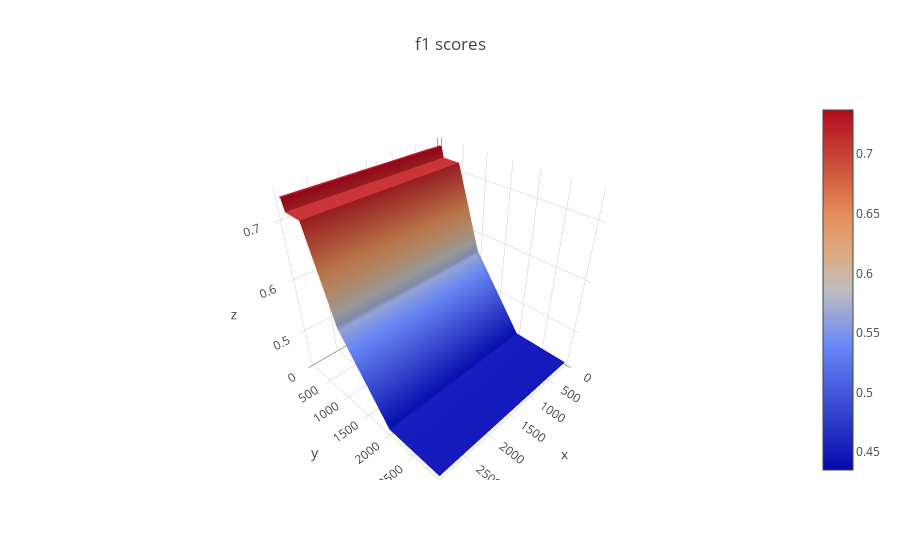
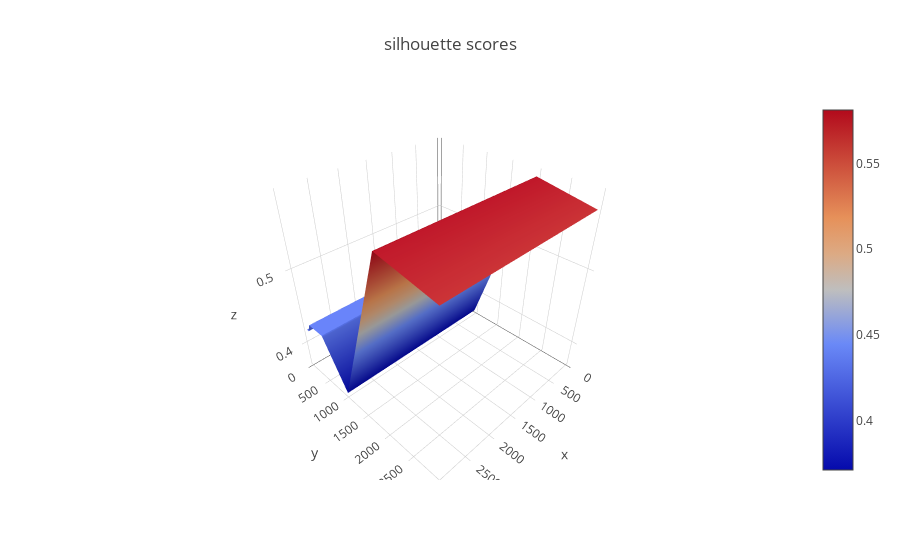

Notebook cell for these charts, in order:
### Code cell
plot_surfaces(to_plot_f, to_plot_s, clusters, thresholds, branching_factors)
